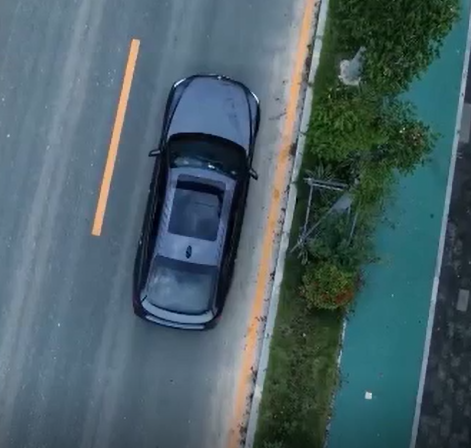
#> input picture tracker/33.png, 471 x 448 px, found by its file name
$ python test.py
#> lines starting #> are read from the running program, lines starting #| are printed output that depends on the picture
import numpy as np
import cv2

def cos_win(w,h):
    win_col = np.hanning(w)  # 通过hanning窗生成余弦窗
    win_row = np.hanning(h)
    mask_col, mask_row = np.meshgrid(win_col, win_row)  # 生成网格点坐标矩阵
    return mask_col*mask_row

img=cv2.imread('../33.png')
#> img is the input picture: shape (448, 471, 3); mean B, G, R 103.5, 97, 74.9

gray=cv2.cvtColor(img,cv2.COLOR_BGR2GRAY)
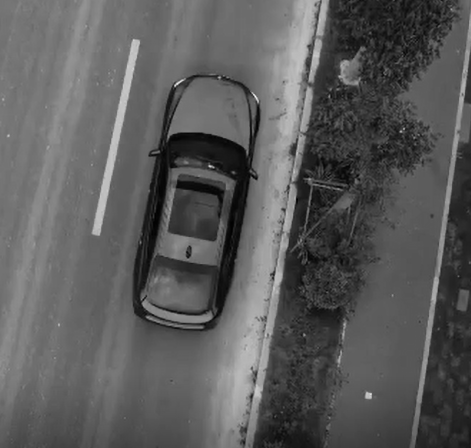
#> gray: shape (448, 471); min 0, max 246, mean 91.1
cv2.imshow("img",gray)
cv2.waitKey(0)
f=np.fft.fft2(gray, axes=(0, 1))


win = cos_win(img.shape[1],img.shape[0])
cv2.imshow('win',win)
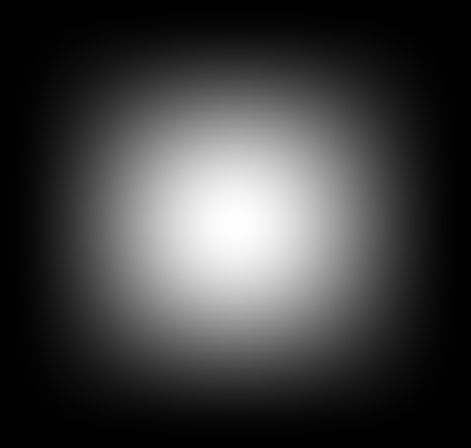
#> window 'win': shape (448, 471) float64; min 0, max 1, mean 0.249
cv2.waitKey(0)

m=win*gray
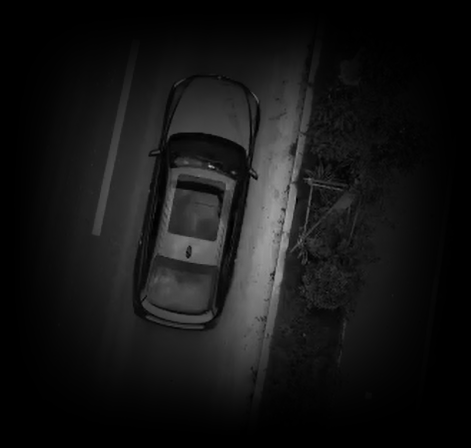
#> m: shape (448, 471) float64; min 0, max 168.5, mean 21.3
#m=np.fft.ifft2(m, axes=(0, 1)).real
cv2.imshow('win',m)
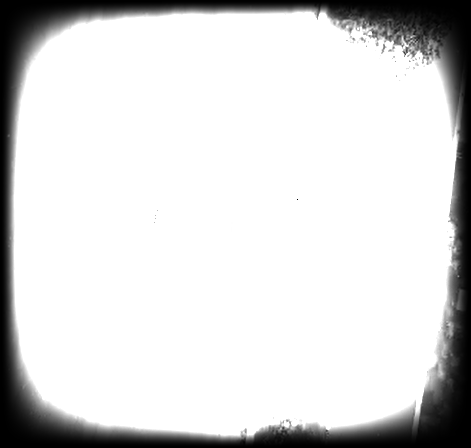
#> window 'win': shape (448, 471); min 0, max 255, mean 215.7
cv2.waitKey(0)
